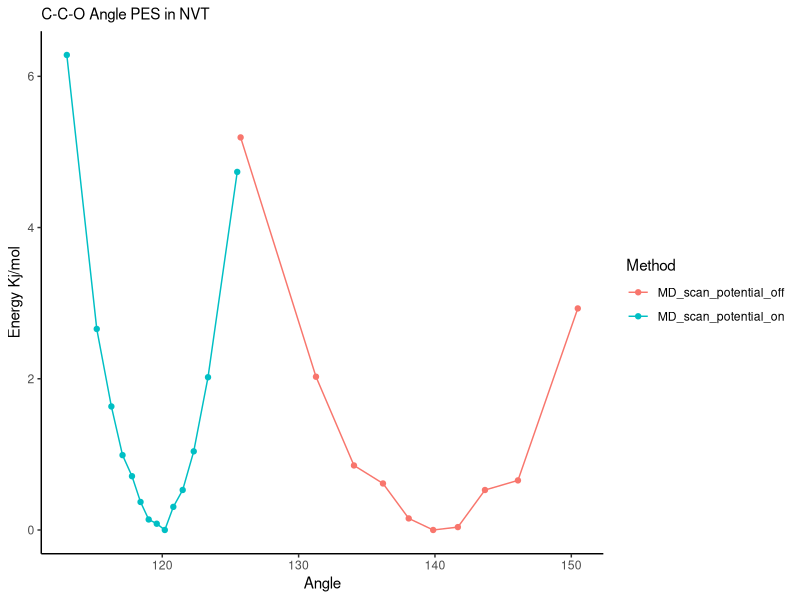
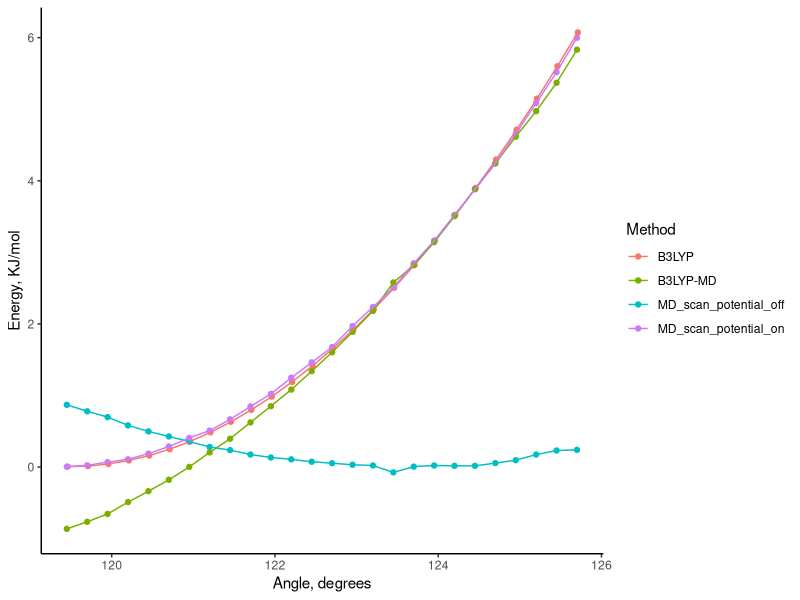
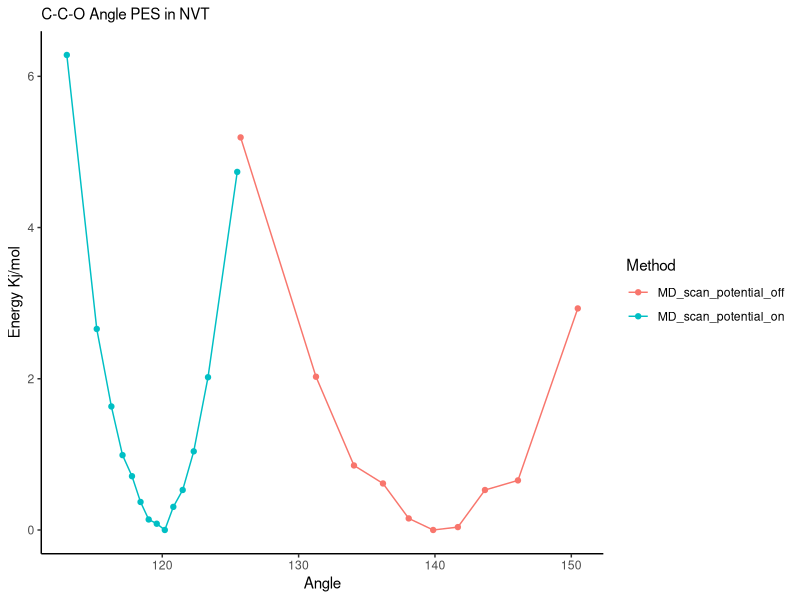

Reproduce these figures in R, in order.
library('tidyverse')

Harmonic <- function(theta0,k,v0,Angle){
	V <- (1/2) * k * (theta0 - Angle)^2 + v0
	return(V)
}

Harmonic_fit <- function(D) {
	nls(Energy~Harmonic(theta0,k,v0,Angle), 
		start=list(theta0=110,k=1,v0=0), 
		data=D) 
}

bin <- function(D,n){
	binned <- data.frame(Energy=0, Angle=0, SD=0)	
	bin_size <- as.integer(nrow(D)/n)
	for (i in 1:n){
		j <- i*bin_size - bin_size
		index <- full_seq(c(j,j+bin_size),1) 
		binned[i,"Angle"] <- mean(D[ index , "Angle" ]) 
		binned[i,"Energy"] <- mean(D[ index , "Energy" ])
		binned[i,"SD"] <- sd(D[ index , "Energy" ])	
	}
	return(binned)
}

gaussian_b3lyp <- read.table("b3lyp_data.txt") %>% 
	rename(Angle=V1, Energy=V2) %>% 
	mutate(Method="B3LYP") %>%
	mutate(Energy= Energy*27211.4/10.36) %>%
	mutate(Energy = Energy - min(Energy)) %>%
	mutate(fit = predict(Harmonic_fit(.))) %>%
	mutate(Energy = Energy - min(fit), fit = fit-min(fit))

gaussian_w <- read.table("w_data.txt") %>% 
	rename(Angle=V1, Energy=V2) %>%
	mutate(Method="WB97XD") %>%
	mutate(Energy= Energy*27211.4/10.36) %>%
	mutate(Energy = Energy - min(Energy)) %>%
	mutate(fit = predict(Harmonic_fit(.))) %>%
	mutate(Energy = Energy - min(fit), fit = fit-min(fit))

MD_scan_off <- read.table("MD_scan_off.txt") %>%
	rename(Angle=V1, Energy=V2) %>%
	mutate(Method="MD_scan_potential_off") %>%
	mutate(Energy = Energy - min(Energy)) %>%
	mutate(fit = predict(Harmonic_fit(.))) %>%
	mutate(Energy = Energy - min(fit), fit = fit-min(fit))

MD_scan_on <- read.table("MD_scan_on.txt") %>%
	rename(Angle=V1, Energy=V2) %>%
	mutate(Method="MD_scan_potential_on") %>%
	mutate(Energy = Energy - min(Energy)) %>%
	mutate(fit = predict(Harmonic_fit(.))) %>%
	mutate(Energy = Energy - min(fit), fit = fit-min(fit))

Difference <- as_tibble(data.frame(matrix(ncol=3,nrow=26))) %>%
	rename(Angle=X1, Energy=X2) %>%
	mutate(Method = "B3LYP-MD") %>%
	mutate(Angle = MD_scan_on$Angle) %>%
	mutate(Energy = gaussian_b3lyp$Energy - MD_scan_off$Energy) %>%
	mutate(fit = predict(Harmonic_fit(.)))
	
data <- bind_rows(gaussian_b3lyp, MD_scan_off,MD_scan_on, Difference) %>% 
	ggplot(aes(x=Angle, y=Energy, color=Method)) + 
		geom_point() + 
		geom_line() + 
		labs(y="Energy, KJ/mol", x="Angle, degrees") +
		theme_classic()
		ggsave("Energy_scans.pdf") 

Difference %>% Harmonic_fit(.) %>% print()

MD_NVT_on <- read.table("MD_NVT_on.txt",skip=1000) %>%
	rename(Time=V1,Energy=V2, Angle=V3) %>%
	arrange(Angle) %>%
	select(Energy,Angle) %>% 
	bin(14) %>% 
	mutate(Energy = Energy-min(Energy)) %>%
	select(Angle, Energy) %>%
 	mutate(Method="MD_scan_potential_on")  

MD_NVT_off <- read.table("MD_NVT_off.txt",skip=1000) %>%
	rename(Time=V1,Energy=V2, Angle=V3) %>%
	arrange(Angle) %>%
	select(Energy,Angle) %>% 
	bin(10) %>% 
	mutate(Energy = Energy-min(Energy)) %>%
	select(Angle,Energy) %>%
	mutate(Method="MD_scan_potential_off") 

data <- bind_rows(MD_NVT_on, MD_NVT_off) 
 
data %>% ggplot(aes(x=Angle,y=Energy,color=Method)) +
		geom_point() +
		geom_line() + 
		theme_classic() + 
		labs(x="Angle", y="Energy Kj/mol", subtitle="C-C-O Angle PES in NVT")
	ggsave("MD_NVT_PES.pdf")
